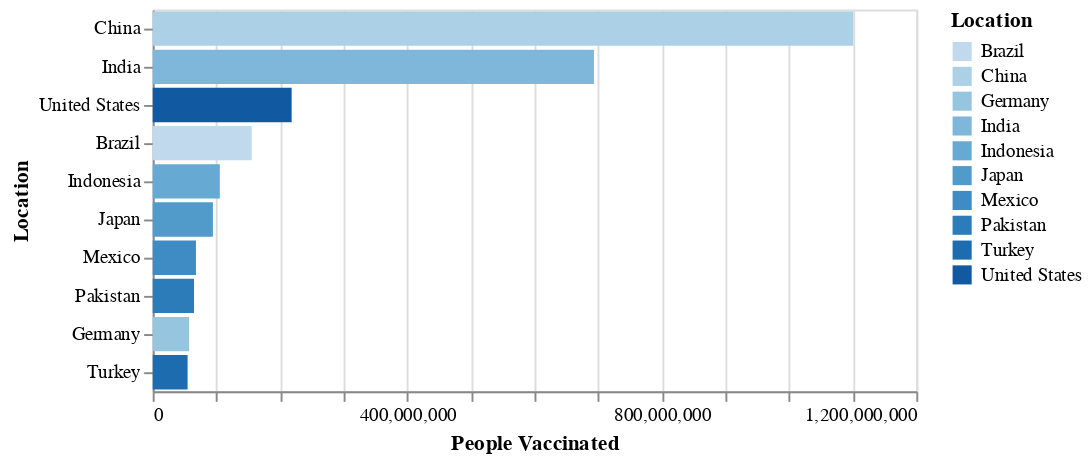

Here is the notebook cell this chart was saved with:
### Code cell
plots.plot_bars(people_vaccinated_by_countries, 'People Vaccinated:Q', 'Location:O', plot_type = plots.PLOT_TYPES.PEOPLE_VACCINATED)

### Figure 1 — Vega-Lite specification as saved in the notebook (floating-point values rounded to 4 significant figures)
{"config": {"view": {"continuousWidth": 400, "continuousHeight": 300}}, "data": {"name": "data-dfdf940a64c9ee65326d8660ea019294"}, "mark": "bar", "encoding": {"color": {"type": "ordinal", "field": "Location"}, "tooltip": [{"type": "nominal", "field": "Collection Date"}, {"type": "quantitative", "field": "Population"}, {"type": "nominal", "field": "Location"}, {"type": "quantitative", "field": "People Vaccinated"}], "x": {"type": "quantitative", "field": "People Vaccinated"}, "y": {"type": "ordinal", "field": "Location", "sort": null}}, "$schema": "https://vega.github.io/schema/vega-lite/v4.8.1.json", "datasets": {"data-dfdf940a64c9ee65326d8660ea019294": [{"Location": "China", "Collection Date": "2021-09-18", "Total Vaccinations": 2174000000.0, "People Vaccinated": 1101000000.0, "People Fully Vaccinated": 1022000000.0, "Population": 1444000000.0, "Percentage Fully Vaccinated": 70.78}, {"Location": "India", "Collection Date": "2021-10-15", "Total Vaccinations": 971200000.0, "People Vaccinated": 693400000.0, "People Fully Vaccinated": 277700000.0, "Population": 1393000000.0, "Percentage Fully Vaccinated": 19.93}, {"Location": "United States", "Collection Date": "2021-10-15", "Total Vaccinations": 406600000.0, "People Vaccinated": 218300000.0, "People Fully Vaccinated": 188700000.0, "Population": 332900000.0, "Percentage Fully Vaccinated": 56.67}, {"Location": "Brazil", "Collection Date": "2021-10-15", "Total Vaccinations": 254500000.0, "People Vaccinated": 155500000.0, "People Fully Vaccinated": 103800000.0, "Population": 214000000.0, "Percentage Fully Vaccinated": 48.49}, {"Location": "Indonesia", "Collection Date": "2021-10-15", "Total Vaccinations": 166900000.0, "People Vaccinated": 105500000.0, "People Fully Vaccinated": 61400000.0, "Population": 276400000.0, "Percentage Fully Vaccinated": 22.22}, {"Location": "Japan", "Collection Date": "2021-10-14", "Total Vaccinations": 178300000.0, "People Vaccinated": 94600000.0, "People Fully Vaccinated": 83660000.0, "Population": 126100000.0, "Percentage Fully Vaccinated": 66.37}, {"Location": "Mexico", "Collection Date": "2021-10-14", "Total Vaccinations": 110600000.0, "People Vaccinated": 67960000.0, "People Fully Vaccinated": 50770000.0, "Population": 130300000.0, "Percentage Fully Vaccinated": 38.98}, {"Location": "Pakistan", "Collection Date": "2021-10-12", "Total Vaccinations": 93550000.0, "People Vaccinated": 64950000.0, "People Fully Vaccinated": 34810000.0, "Population": 225200000.0, "Percentage Fully Vaccinated": 15.46}, {"Location": "Germany", "Collection Date": "2021-10-15", "Total Vaccinations": 109900000.0, "People Vaccinated": 57230000.0, "People Fully Vaccinated": 54660000.0, "Population": 83900000.0, "Percentage Fully Vaccinated": 65.15}, {"Location": "Turkey", "Collection Date": "2021-10-15", "Total Vaccinations": 113700000.0, "People Vaccinated": 54800000.0, "People Fully Vaccinated": 47120000.0, "Population": 85040000.0, "Percentage Fully Vaccinated": 55.41}]}}
